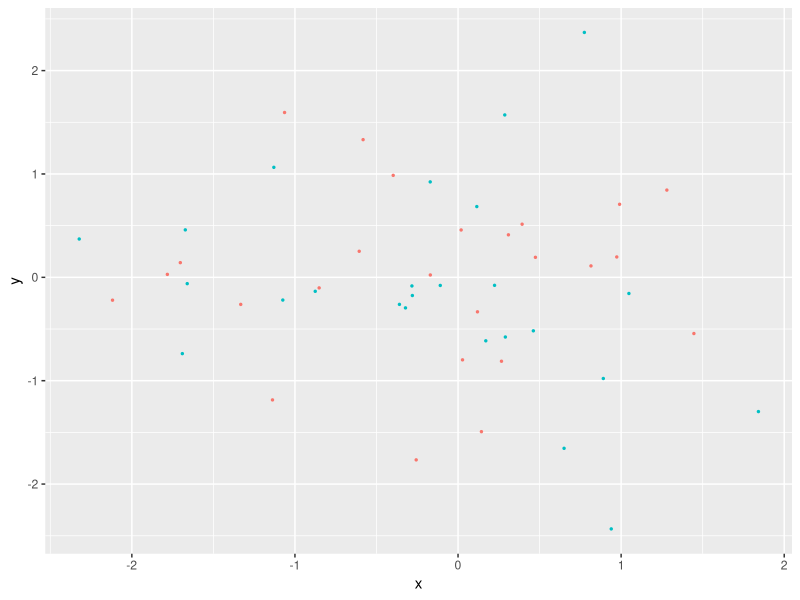
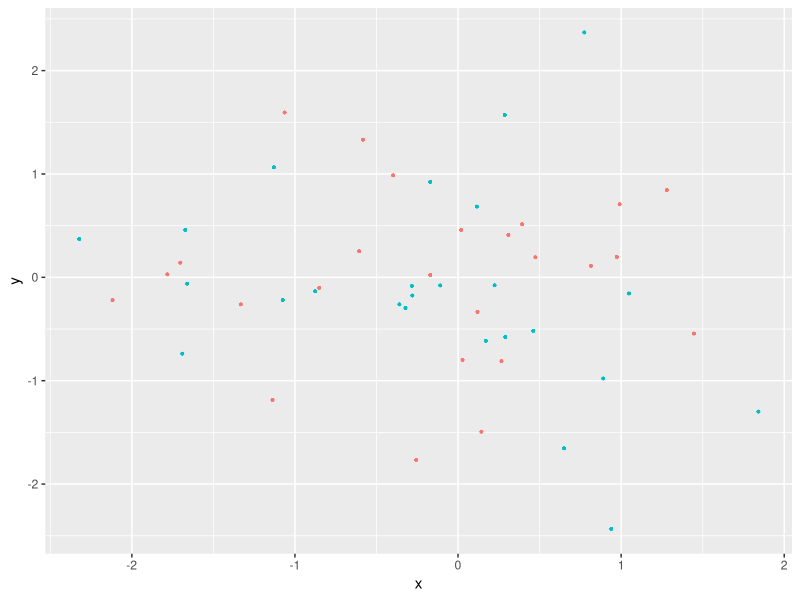
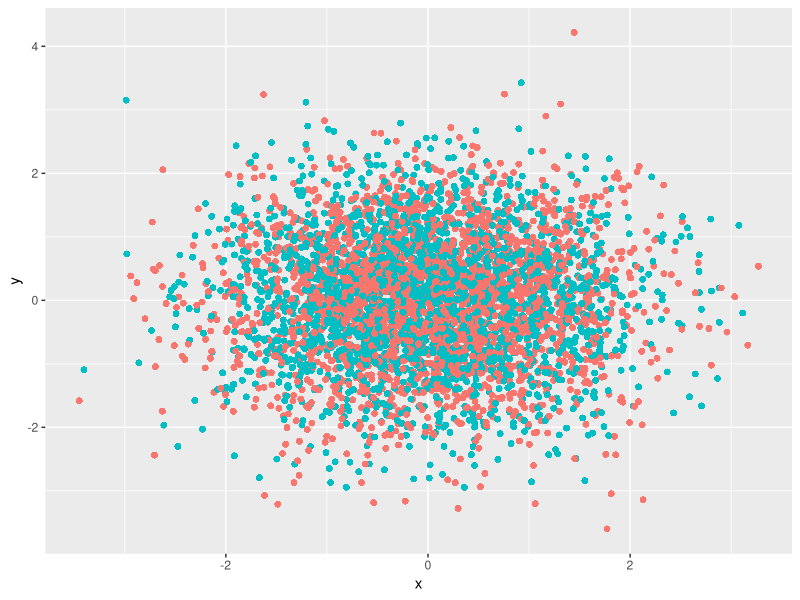
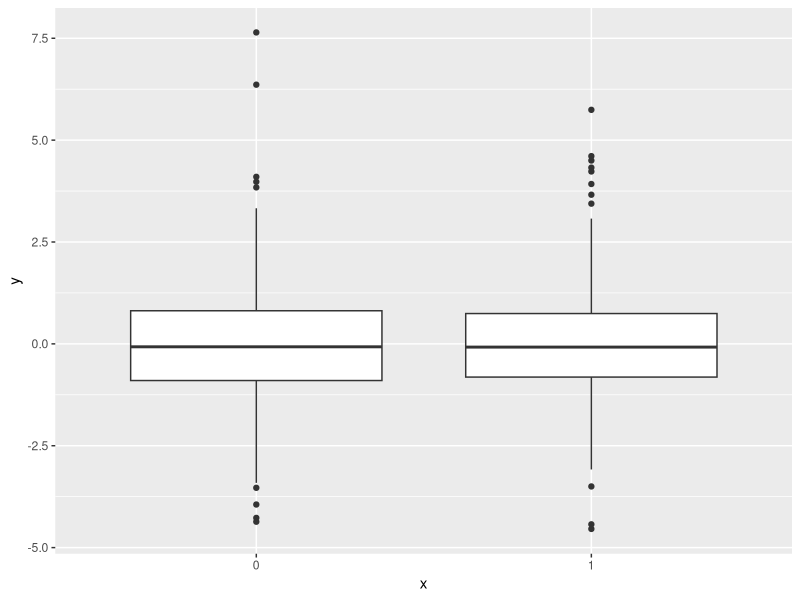
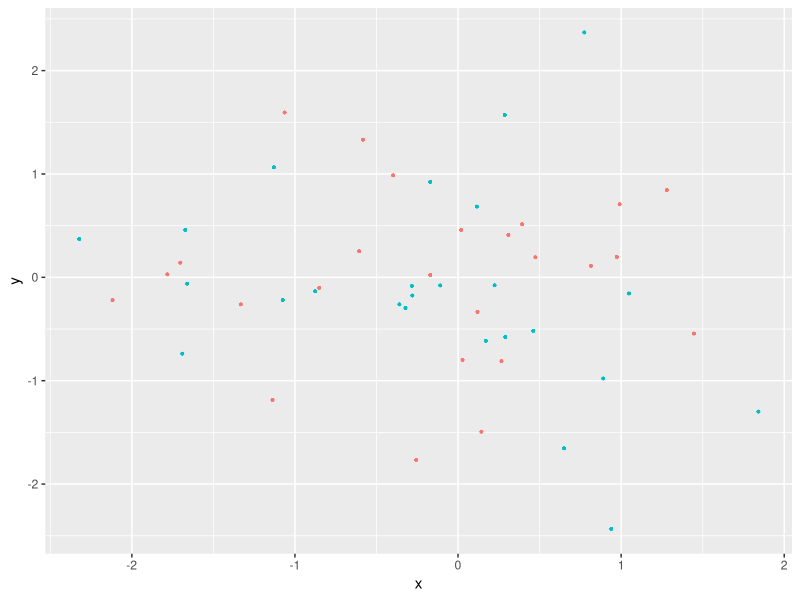
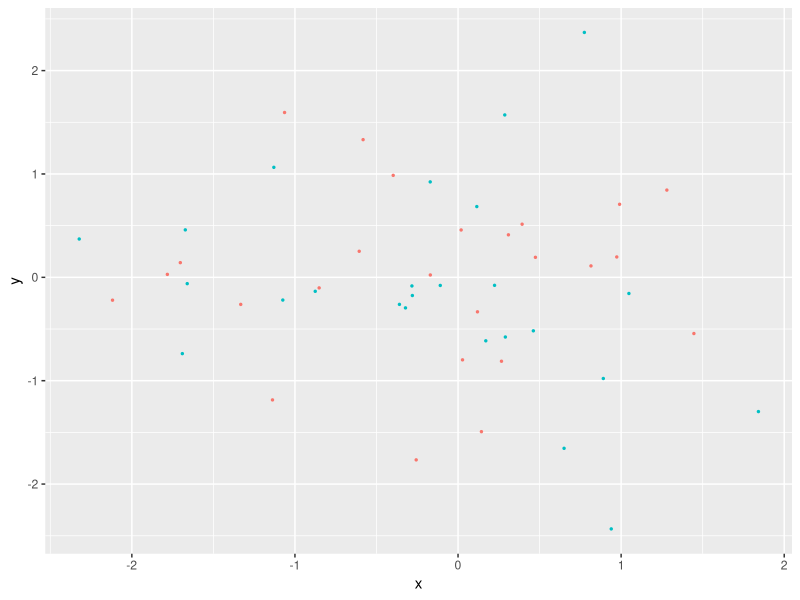
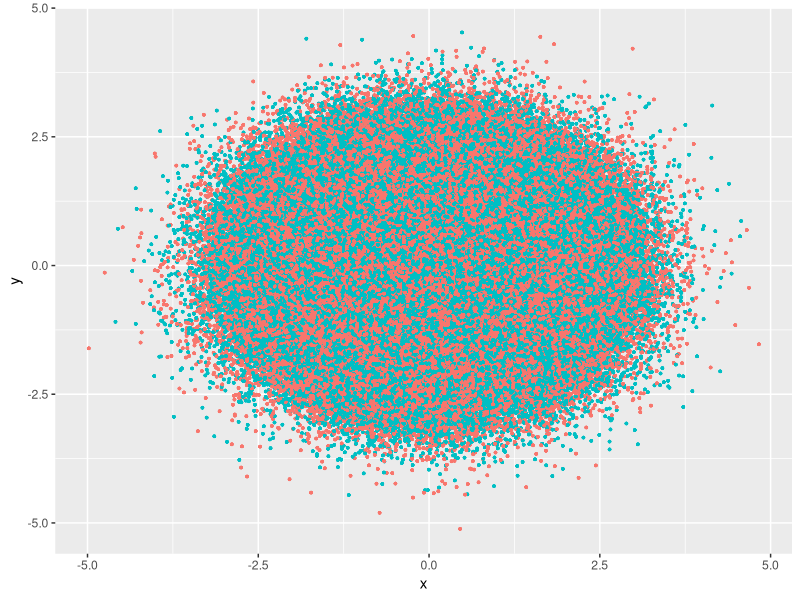
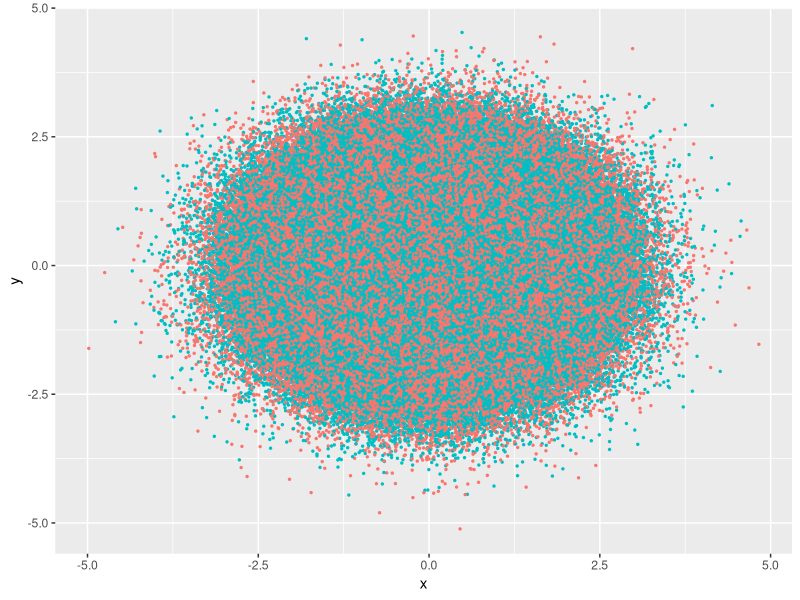

These charts were generated, in order, by the following R code: (Note: this script raises an error after producing the figures.)
## ---- chunk 1
knitr::opts_chunk$set(
  collapse = TRUE,
  comment = "#>"
)
## ---- chunk 2
library(ggplot2)
library(ggrastr)

points_num <- 50  
df <- data.frame(x=rnorm(points_num), y=rnorm(points_num), c=as.factor(1:points_num %% 2))
gg <- ggplot(df, aes(x=x, y=y, color=c)) + scale_color_discrete(guide=FALSE)

gg_vec <- gg + geom_point(size=0.5)
print(gg_vec)
## ---- chunk 3
gg_rast <- gg + geom_point_rast(size=0.5)
print(gg_rast)
## ---- chunk 4
PrintFileSize <- function(gg, name) {
  invisible(ggsave('tmp.pdf', gg, width=4, height=4))
  cat(name, ': ', file.info('tmp.pdf')$size / 1024, ' Kb.\n', sep = '')
  unlink('tmp.pdf')
}

PrintFileSize(gg_rast, 'Raster')
PrintFileSize(gg_vec, 'Vector')
## ---- chunk 5
points_num <- 1000000
df <- data.frame(x=rnorm(points_num), y=rnorm(points_num), c=as.factor(1:points_num %% 2))
gg <- ggplot(df, aes(x=x, y=y, color=c)) + scale_color_discrete(guide=FALSE)

gg_vec <- gg + geom_point(size=0.5)
gg_rast <- gg + geom_point_rast(size=0.5)

PrintFileSize(gg_rast, 'Raster')
PrintFileSize(gg_vec, 'Vector')
## ---- chunk 6
library(ggplot2)
library(ggrastr)

points_num <- 5000 
df <- data.frame(x=rnorm(points_num), y=rnorm(points_num), c=as.factor(1:points_num %% 2))
gg <- ggplot(df, aes(x=x, y=y, color=c)) + scale_color_discrete(guide=FALSE)

gg_jitter_rast <- gg + geom_jitter_rast(raster.dpi=600)
print(gg_jitter_rast)
## ---- chunk 7
library(ggplot2)
library(ggrastr)

coords <- expand.grid(1:500, 1:500)
coords$Value <- 1 / apply(as.matrix(coords), 1, function(x) sum((x - c(50, 50))^2)^0.01)
gg_tile_vec <- ggplot(coords) + geom_tile(aes(x=Var1, y=Var2, fill=Value))
gg_tile_rast <- ggplot(coords) + geom_tile_rast(aes(x=Var1, y=Var2, fill=Value))
## ---- chunk 8
PrintFileSize(gg_tile_rast, 'Raster')
PrintFileSize(gg_tile_vec, 'Vector')
## ---- chunk 9
library(ggplot2)
library(ggrastr)

points_num <- 500
df <- data.frame(x=as.factor(1:points_num %% 2), y=log(abs(rcauchy(points_num))))
gg <- ggplot(df, aes(x=x, y=y)) + scale_color_discrete(guide=FALSE)

boxplot <- gg + geom_boxplot()
print(boxplot)
## ---- chunk 10
points_num <- 500
df <- data.frame(x=as.factor(1:points_num %% 2), y=log(abs(rcauchy(points_num))))
gg <- ggplot(df, aes(x=x, y=y)) + scale_color_discrete(guide=FALSE)

gg_box_vec <- gg + geom_boxplot_jitter(outlier.size=0.1, outlier.jitter.width=0.3, outlier.alpha=0.5)
print(gg_boxplot_jitter_vec)
## ---- chunk 11
gg_box_rast <- gg + geom_boxplot_jitter(outlier.size=0.1, outlier.jitter.width=0.3, outlier.alpha=0.5, raster=TRUE, raster.dpi=200)
print(gg_boxplot_jitter_rast)
## ---- chunk 12
PrintFileSize(gg_box_rast, 'Raster')
PrintFileSize(gg_box_vec, 'Vector')
## ---- chunk 13
library(ggplot2)
library(ggrastr)

ggplot(mtcars) + geom_beeswarm_rast(aes(x = factor(cyl), y=mpg), raster.dpi=600, cex=1.5)
## ---- chunk 14
library(ggplot2)
library(ggrastr)

ggplot(mtcars) + geom_quasirandom_rast(aes(x = factor(cyl), y=mpg), raster.dpi=600)
## ---- chunk 15
points_num <- 10
df <- data.frame(x=rnorm(points_num), y=rnorm(points_num), c=as.factor(1:points_num %% 2))
ggplot(df, aes(x=x, y=y, color=c)) + geom_point_rast(size=0.5)
## ---- chunk 16
points_num <- 10
df <- data.frame(x=rnorm(points_num), y=rnorm(points_num), c=as.factor(1:points_num %% 2))
ggplot(df, aes(x=x, y=y, color=c)) + geom_point_rast(size=0.5, raster.width = 1)
